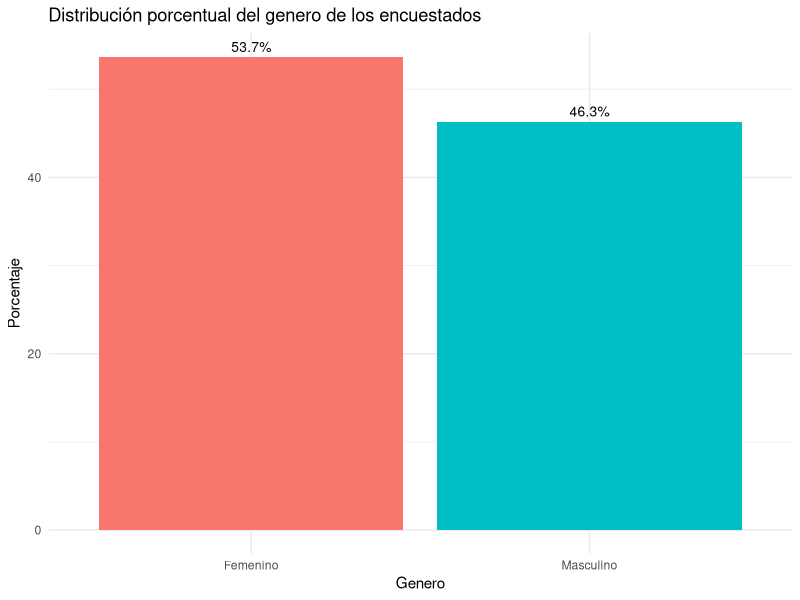
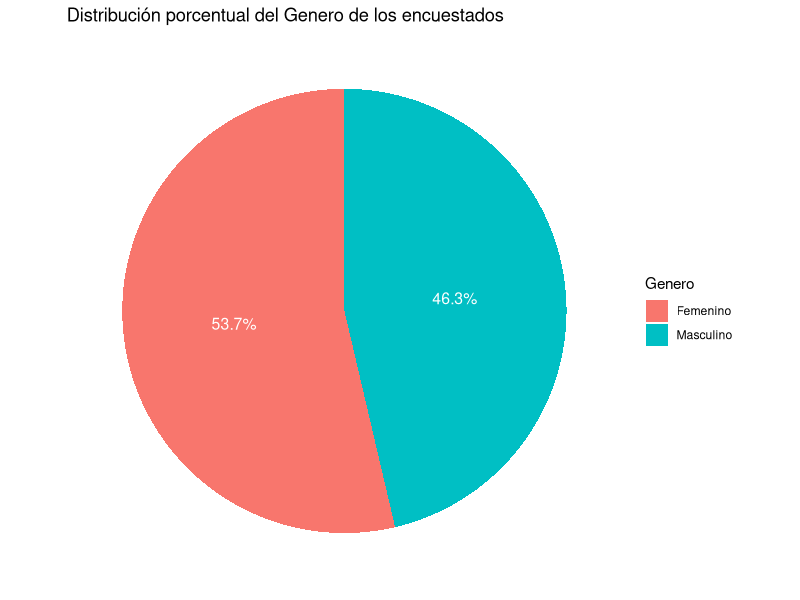
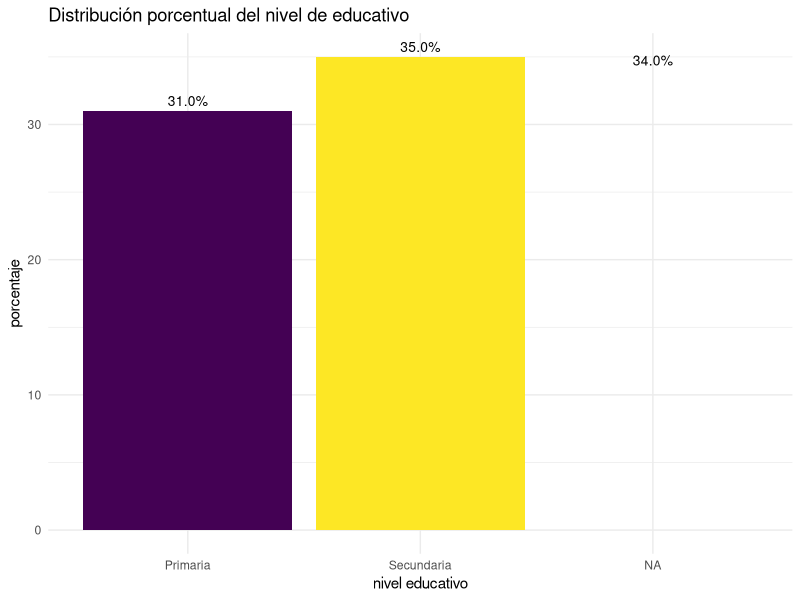
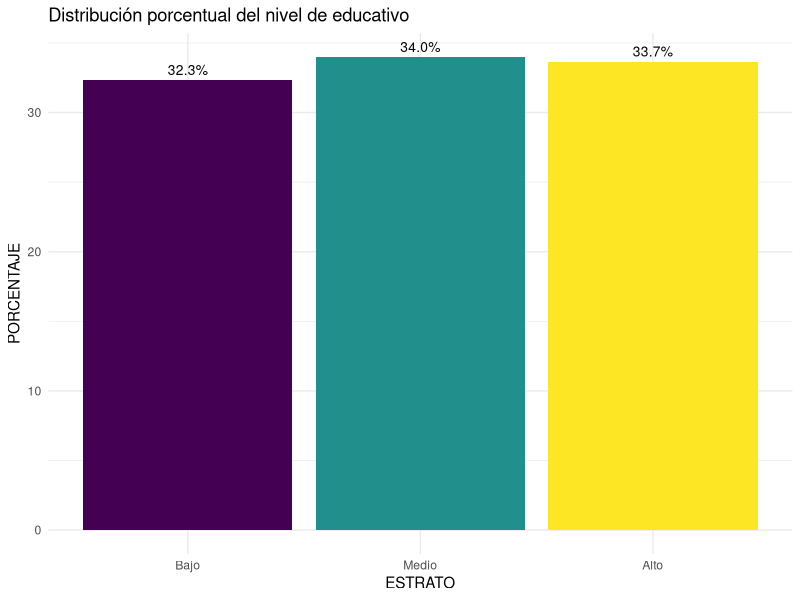
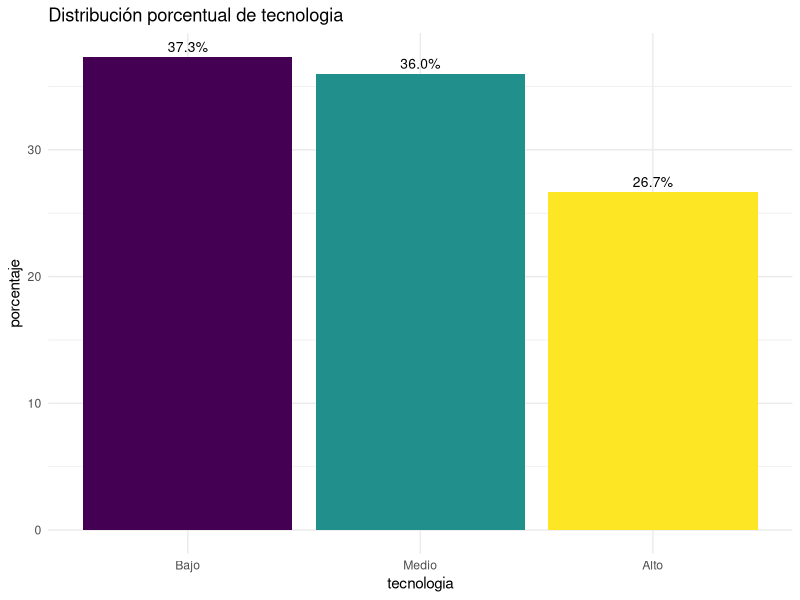
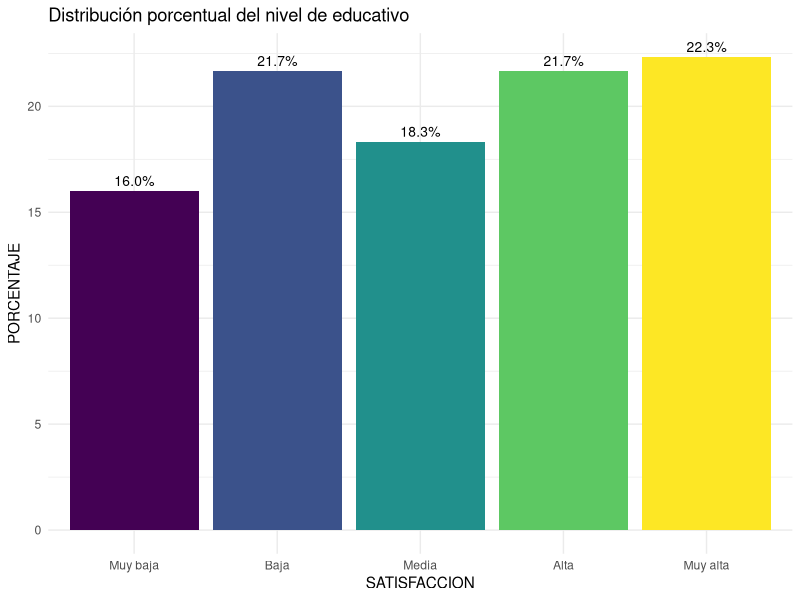
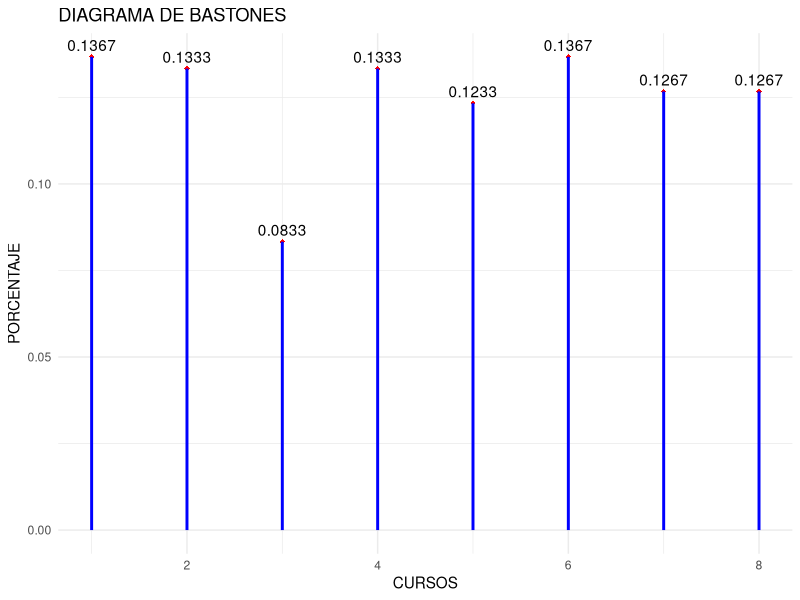
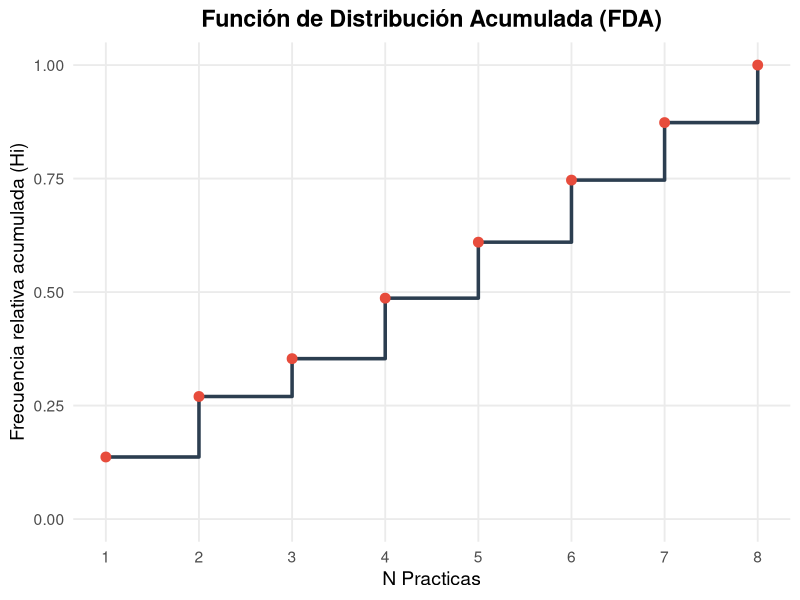

The R script that drew these images, in order:
## ---- chunk 1
options(
  knitr.table.format = "html",
  scipen = 999
)
## ---- chunk 2
ipak <- function(pkg){

  options(repos = c(CRAN="https://cloud.r-project.org"))

  new.pkg <- pkg[!(pkg %in% rownames(installed.packages()))]

  if(length(new.pkg)) install.packages(new.pkg, dependencies = TRUE)

  invisible(lapply(pkg, function(p)
    suppressPackageStartupMessages(library(p, character.only = TRUE))
  ))
}

packages <- c("tidyverse","kableExtra","readxl")

ipak(packages)
## ---- chunk 3
educacion <- read_excel("datos/educacion.xlsx")
## ---- chunk 4
head(educacion)
## ---- chunk 5
educacion %>% names %>% length()
## ---- chunk 6
names(educacion)
## ---- chunk 7
glimpse(educacion)
## ---- chunk 8
educacion$Genero <- as.factor(educacion$Genero)


educacion$Nivel_Educativo <- factor(educacion$Nivel_Educativo, 
                        levels = c("Primaria", "Secundaria", "universidad"), ordered = TRUE)


educacion$Estrato <- factor(educacion$Estrato, 
                         levels = c("Bajo", "Medio", "Alto"), ordered = TRUE)


educacion$Tecnologia <- factor(educacion$Tecnologia, levels = c("Bajo", "Medio", "Alto"), ordered = TRUE)


educacion$Satisfaccion <- factor(educacion$Satisfaccion,levels = c("Muy baja", "Baja", "Media", "Alta", "Muy alta"), ordered = TRUE)
## ---- chunk 9
glimpse(educacion)
## ---- chunk 10
# Crear la tabla original
tabla <- tibble(GENERO = educacion$Genero) %>% 
  group_by(GENERO) %>% 
  summarise(fi = n()) %>%
  mutate(
    hi = round(fi/sum(fi), 4), 
    Porcentaje = paste0(hi*100, "%"),)

# Convertir las columnas a character para evitar conflictos
tabla <- tabla %>% mutate(
  GENERO = as.character(GENERO))

# Añadir la fila de totales
totales <- tibble(
  GENERO = "Total",
  fi = sum(tabla$fi),
  hi = round(sum(tabla$hi), 4),
  Porcentaje = paste0(round(sum(tabla$hi) * 100, 2), "%"))

# Combinar la tabla con los totales
tabla_final <- bind_rows(tabla, totales)

# Mostrar la tabla final con kable
tabla_final %>% 
  knitr::kable(
    col.names = c("GENERO", "fi", "hi", "Porcentaje"), 
    align = c("l", "c", "c", "c"))
## ---- chunk 11
# Cargar las librerías necesarias
library(ggplot2)
library(dplyr)
library(readxl)


# Calcular los porcentajes de cada categoría en la variable Genero
genero_counts <- educacion %>%
  dplyr::count(Genero) %>%
  mutate(porcentaje = n / sum(n) * 100)

# Crear el diagrama de barras
ggplot(genero_counts, aes(x = Genero, y = porcentaje, fill = Genero)) +
  geom_bar(stat = "identity") +
  labs(title = "Distribución porcentual del genero de los encuestados", 
       x = "Genero", 
       y = "Porcentaje") +
  theme_minimal() +
  theme(legend.position = "none") +
  geom_text(aes(label = sprintf("%.1f%%", porcentaje)), 
            vjust = -0.5, 
            color = "black", 
            size = 3.5)
## ---- chunk 12
# Cargar las librerías necesarias
library(ggplot2)
library(dplyr)
library(readxl)



# Calcular los porcentajes de cada categoría en la variable Genero
genero_counts <- educacion %>%
  dplyr::count(Genero) %>%
  mutate(porcentaje = n / sum(n) * 100)

# Crear el diagrama circular
ggplot(genero_counts, aes(x = "", y = porcentaje, fill = Genero)) +
  geom_bar(stat = "identity", width = 1) +
  coord_polar("y") +
  labs(title = "Distribución porcentual del Genero de los encuestados") +
  theme_minimal() +
  theme(axis.title.x = element_blank(),
        axis.title.y = element_blank(),
        panel.grid = element_blank(),
        axis.text.x = element_blank()) +
  geom_text(aes(label = sprintf("%.1f%%", porcentaje)), 
            position = position_stack(vjust = 0.5), 
            color = "white", 
            size = 4)
## ---- chunk 13
# Crear la tabla original
tabla <- tibble(educativo = educacion$Nivel_Educativo) %>% 
  group_by(educativo) %>% 
  summarise(fi = n()) %>%
  mutate(
    hi = round(fi/sum(fi), 4), 
    Porcentaje = paste0(hi*100, "%"),
    Fi = cumsum(fi),
    Hi = cumsum(hi)
  )

# Convertir las columnas Fucion, Fi, y Hi a character para evitar conflictos
tabla <- tabla %>% mutate(
  educativo = as.character(educativo),
  Fi = as.character(Fi),
  Hi = as.character(Hi)
)

# Añadir la fila de totales, dejando Fi y Hi vacíos
totales <- tibble(
  educativo = "Total",
  fi = sum(tabla$fi),
  hi = round(sum(tabla$hi), 4),
  Porcentaje = paste0(round(sum(tabla$hi) * 100, 2), "%"),
  Fi = "",  # Puedes dejar en blanco o usar un valor numérico
  Hi = ""   # Puedes dejar en blanco o usar un valor numérico
)

# Combinar la tabla con los totales
tabla_final <- bind_rows(tabla, totales)

# Mostrar la tabla final con kable
tabla_final %>% 
  knitr::kable(
    col.names = c("NIVEL EDUCATIVO", "fi", "hi", "PORCENTAJE", "Fi", "Hi"), 
    align = c("l", "c", "c", "c", "c", "c")
  )
## ---- chunk 14
# Cargar las librerías necesarias
library(ggplot2)
library(dplyr)
library(readxl)


# Calcular los porcentajes de cada categoría en la variable DEPORTE
educativo_counts <- educacion %>%
  dplyr::count(Nivel_Educativo) %>%
  mutate(porcentaje = n / sum(n) * 100)

# Crear el diagrama de barras
ggplot(educativo_counts, aes(x = Nivel_Educativo, y = porcentaje, fill = Nivel_Educativo)) +
  geom_bar(stat = "identity") +
  labs(title = "Distribución porcentual del nivel de educativo", 
       x = "nivel educativo", 
       y = "porcentaje") +
  theme_minimal() +
  theme(legend.position = "none") +
  geom_text(aes(label = sprintf("%.1f%%", porcentaje)), 
            vjust = -0.5, 
            color = "black", 
            size = 3.5)
## ---- chunk 15
# Crear la tabla original
tabla <- tibble(educativo = educacion$Estrato) %>% 
  group_by(educativo) %>% 
  summarise(fi = n()) %>%
  mutate(
    hi = round(fi/sum(fi), 4), 
    Porcentaje = paste0(hi*100, "%"),
    Fi = cumsum(fi),
    Hi = cumsum(hi)
  )

# Convertir las columnas Fucion, Fi, y Hi a character para evitar conflictos
tabla <- tabla %>% mutate(
  educativo = as.character(educativo),
  Fi = as.character(Fi),
  Hi = as.character(Hi)
)

# Añadir la fila de totales, dejando Fi y Hi vacíos
totales <- tibble(
  educativo = "Total",
  fi = sum(tabla$fi),
  hi = round(sum(tabla$hi), 4),
  Porcentaje = paste0(round(sum(tabla$hi) * 100, 2), "%"),
  Fi = "",  # Puedes dejar en blanco o usar un valor numérico
  Hi = ""   # Puedes dejar en blanco o usar un valor numérico
)

# Combinar la tabla con los totales
tabla_final <- bind_rows(tabla, totales)

# Mostrar la tabla final con kable
tabla_final %>% 
  knitr::kable(
    col.names = c("ESTRATO", "fi", "hi", "PORCENTAJE", "Fi", "Hi"), 
    align = c("l", "c", "c", "c", "c", "c")
  )
## ---- chunk 16
# Cargar las librerías necesarias
library(ggplot2)
library(dplyr)
library(readxl)


# Calcular los porcentajes de cada categoría en la variable DEPORTE
educativo_counts <- educacion %>%
  dplyr::count(Estrato) %>%
  mutate(porcentaje = n / sum(n) * 100)

# Crear el diagrama de barras
ggplot(educativo_counts, aes(x = Estrato, y = porcentaje, fill = Estrato)) +
  geom_bar(stat = "identity") +
  labs(title = "Distribución porcentual del nivel de educativo", 
       x = "ESTRATO", 
       y = "PORCENTAJE") +
  theme_minimal() +
  theme(legend.position = "none") +
  geom_text(aes(label = sprintf("%.1f%%", porcentaje)), 
            vjust = -0.5, 
            color = "black", 
            size = 3.5)
## ---- chunk 17
# Crear la tabla original
tabla <- tibble(educativo = educacion$Tecnologia) %>% 
  group_by(educativo) %>% 
  summarise(fi = n()) %>%
  mutate(
    hi = round(fi/sum(fi), 4), 
    Porcentaje = paste0(hi*100, "%"),
    Fi = cumsum(fi),
    Hi = cumsum(hi)
  )

# Convertir las columnas Fucion, Fi, y Hi a character para evitar conflictos
tabla <- tabla %>% mutate(
  educativo = as.character(educativo),
  Fi = as.character(Fi),
  Hi = as.character(Hi)
)

# Añadir la fila de totales, dejando Fi y Hi vacíos
totales <- tibble(
  educativo = "Total",
  fi = sum(tabla$fi),
  hi = round(sum(tabla$hi), 4),
  Porcentaje = paste0(round(sum(tabla$hi) * 100, 2), "%"),
  Fi = "",  # Puedes dejar en blanco o usar un valor numérico
  Hi = ""   # Puedes dejar en blanco o usar un valor numérico
)

# Combinar la tabla con los totales
tabla_final <- bind_rows(tabla, totales)

# Mostrar la tabla final con kable
tabla_final %>% 
  knitr::kable(
    col.names = c("TECNOLOGIA", "fi", "hi", "PORCENTAJE", "Fi", "Hi"), 
    align = c("l", "c", "c", "c", "c", "c")
  )
## ---- chunk 18
# Cargar las librerías necesarias
library(ggplot2)
library(dplyr)
library(readxl)


# Calcular los porcentajes de cada categoría en la variable DEPORTE
educativo_counts <- educacion %>%
  dplyr::count(Tecnologia) %>%
  mutate(porcentaje = n / sum(n) * 100)

# Crear el diagrama de barras
ggplot(educativo_counts, aes(x = Tecnologia, y = porcentaje, fill = Tecnologia)) +
  geom_bar(stat = "identity") +
  labs(title = "Distribución porcentual de tecnologia", 
       x = "tecnologia", 
       y = "porcentaje") +
  theme_minimal() +
  theme(legend.position = "none") +
  geom_text(aes(label = sprintf("%.1f%%", porcentaje)), 
            vjust = -0.5, 
            color = "black", 
            size = 3.5)
## ---- chunk 19
# Crear la tabla original
tabla <- tibble(educativo = educacion$Satisfaccion) %>% 
  group_by(educativo) %>% 
  summarise(fi = n()) %>%
  mutate(
    hi = round(fi/sum(fi), 4), 
    Porcentaje = paste0(hi*100, "%"),
    Fi = cumsum(fi),
    Hi = cumsum(hi)
  )

# Convertir las columnas Fucion, Fi, y Hi a character para evitar conflictos
tabla <- tabla %>% mutate(
  educativo = as.character(educativo),
  Fi = as.character(Fi),
  Hi = as.character(Hi)
)

# Añadir la fila de totales, dejando Fi y Hi vacíos
totales <- tibble(
  educativo = "Total",
  fi = sum(tabla$fi),
  hi = round(sum(tabla$hi), 4),
  Porcentaje = paste0(round(sum(tabla$hi) * 100, 2), "%"),
  Fi = "",  # Puedes dejar en blanco o usar un valor numérico
  Hi = ""   # Puedes dejar en blanco o usar un valor numérico
)

# Combinar la tabla con los totales
tabla_final <- bind_rows(tabla, totales)

# Mostrar la tabla final con kable
tabla_final %>% 
  knitr::kable(
    col.names = c("SATISFACCION", "fi", "hi", "PORCENTAJE", "Fi", "Hi"), 
    align = c("l", "c", "c", "c", "c", "c")
  )
## ---- chunk 20
# Cargar las librerías necesarias
library(ggplot2)
library(dplyr)
library(readxl)


# Calcular los porcentajes de cada categoría en la variable DEPORTE
educativo_counts <- educacion %>%
  dplyr::count(Satisfaccion) %>%
  mutate(porcentaje = n / sum(n) * 100)

# Crear el diagrama de barras
ggplot(educativo_counts, aes(x = Satisfaccion, y = porcentaje, fill = Satisfaccion)) +
  geom_bar(stat = "identity") +
  labs(title = "Distribución porcentual del nivel de educativo", 
       x = "SATISFACCION", 
       y = "PORCENTAJE") +
  theme_minimal() +
  theme(legend.position = "none") +
  geom_text(aes(label = sprintf("%.1f%%", porcentaje)), 
            vjust = -0.5, 
            color = "black", 
            size = 3.5)
## ---- chunk 21
# Crear la tabla original
tabla <- tibble(CURSOS = educacion$Cursos) %>% 
  group_by(CURSOS) %>% 
  summarise(fi = n()) %>%
  mutate(
    hi = round(fi/sum(fi), 4), 
    PORCENTAJE = paste0(hi*100, "%"),
    Fi = cumsum(fi),
    Hi = cumsum(hi)
  )

# Convertir las columnas Personas, Fi, y Hi a character para evitar conflictos
tabla <- tabla %>% mutate(
  CURSOS = as.character(CURSOS),
  Fi = as.character(Fi),
  Hi = as.character(Hi)
)

# Añadir la fila de totales, dejando Fi y Hi vacíos
totales <- tibble(
  CURSOS = "Total",
  fi = sum(tabla$fi),
  hi = round(sum(tabla$hi), 2),
  PORCENTAJE = paste0(round(sum(tabla$hi) * 100, 2), "%"),
  Fi = "",  # Puedes dejar en blanco o usar un valor numérico
  Hi = ""   # Puedes dejar en blanco o usar un valor numérico
)

# Combinar la tabla con los totales
tabla_final <- bind_rows(tabla, totales)

# Mostrar la tabla final con kable
tabla_final %>% 
  knitr::kable(
    col.names = c("N CURSOS", "fi", "hi", "PORCENTAJE", "Fi", "Hi"), 
    align = c("l", "r", "r", "r", "r", "r")
  )
## ---- chunk 22
# valores de la variable
x <- c(1, 2, 3, 4, 5, 6, 7, 8)
# f.m.p.
fx <- c(0.1367, 0.1333, 0.0833, 0.1333, 0.1233, 0.1367, 0.1267, 0.1267)

# Crear un dataframe con los datos
df <- data.frame(x = x, fx = fx)

# Gráfico con ggplot2
ggplot(df, aes(x = x, y = fx)) +
  geom_point(shape = 18, color = "red") +
  geom_segment(aes(xend = x, yend = 0), size = 1, color = "blue") +
  labs(x = "CURSOS", y = "PORCENTAJE", title = "DIAGRAMA DE BASTONES") +
  theme_minimal() +
  geom_text(aes(label = fx), vjust = -0.5)
## ---- chunk 23
# Cargar librerías
library(ggplot2)
library(tibble)

# Crear datos
df <- tibble(
  x = c(1, 2, 3, 4, 5, 6, 7, 8),
  Hi = c(0.1367, 0.27, 0.3533, 0.4866, 0.6099, 0.7466, 0.8733, 1)
)

# Gráfica de función de distribución acumulada
ggplot(df, aes(x = x, y = Hi)) +
  geom_step(color = "#2C3E50", size = 1.2) +        # línea escalonada (CDF)
  geom_point(color = "#E74C3C", size = 3) +         # puntos
  scale_x_continuous(breaks = df$x) +
  scale_y_continuous(limits = c(0, 1)) +
  labs(
    title = "Función de Distribución Acumulada (FDA)",
    x = "N Practicas",
    y = "Frecuencia relativa acumulada (Hi)"
  ) +
  theme_minimal(base_size = 14) +
  theme(
    plot.title = element_text(face = "bold", hjust = 0.5),
    panel.grid.minor = element_blank()
  )
## ---- chunk 24
Min <- min(educacion$Horas)
Min
## ---- chunk 25
Max <- max(educacion$Horas)
Max
## ---- chunk 26
R <- Max-Min
R
## ---- chunk 27
m <- ceiling(1 + 3.322*log10(nrow(educacion)))
m
## ---- chunk 28
A <- ceiling((R/m) * 1) / 1
A
## ---- chunk 29
RC <- A*m

RC
## ---- chunk 30
D <- RC-R
D
## ---- chunk 31
Xmin <- Min-4
Xmin
## ---- chunk 32
Xmax <- Max+4
Xmax
## ---- chunk 33
library(dplyr)
library(kableExtra)

m1 <- (Xmin+(Xmin+A))/2

interv = cut(x = educacion$Horas, breaks = seq(Xmin, Xmax, by = A), include.lowest = TRUE)

tabla <- tibble(HORAS = interv) %>% 
  group_by(HORAS) %>% 
  summarise(fi = n()) %>% 
  mutate(hi = fi / sum(fi)) %>% 
  mutate(
    mi = seq(m1, by = A, length.out = n()) %>% as.character(),
    Fi = cumsum(fi) %>% as.character(),
    Hi = cumsum(fi / sum(fi)) %>% as.character()
  ) %>% 
  relocate(HORAS, mi, fi)


# Agregar la fila total con casillas en blanco
tabla <- tabla %>% 
  add_row(HORAS = "Total", mi = "", fi = sum(tabla$fi), hi = sum(tabla$hi), Fi = "", Hi = "")

# Generar la tabla con knitr::kable y agregar título
tabla %>% 
  knitr::kable(
    col.names = c("HORAS", "mi", "fi", "hi", "Fi", "Hi"), 
    align = c("l", "r", "r", "r", "r", "r")
  ) %>% 
  kableExtra::kable_styling(full_width = FALSE) %>% 
  kableExtra::add_header_above(c("Distribuciones de frecuencias para la variable HORAS" = 6))
## ---- chunk 34
# Librerías
library(ggplot2)

# Dataframe (tus datos)
horas <- data.frame(
  li = c(14, 19, 24, 29, 34, 39, 44, 49, 54, 59),
  ls = c(19, 24, 29, 34, 39, 44, 49, 54, 59, 64),
  fi = c(6, 18, 24, 25, 23, 24, 30, 24, 21, 5)
)

# Histograma real con intervalos
ggplot(horas) +
  geom_rect(aes(
    xmin = li,
    xmax = ls,
    ymin = 0,
    ymax = fi
  ),
  fill = "steelblue",
  color = "black"
  ) +
  labs(
    title = "Histograma de las horas de los encuestados",
    x = "horas",
    y = "Frecuencia"
  ) +
  theme_minimal(base_size = 14) +
  theme(
    plot.title = element_text(hjust = 0.5, face = "bold")
  )
## ---- chunk 35
library(dplyr)
library(ggplot2)
library(tibble)

edad <- tibble(
  li = c(14, 19, 24, 29, 34, 39, 44, 49, 54, 59),
  ls = c(19, 24, 29, 34, 39, 44, 49, 54, 59, 64),
  fi = c(6, 18, 24, 25, 23, 24, 30, 24, 21, 5)
)

# Calcular acumuladas
Horas <- horas %>% 
  mutate(
    Fi = cumsum(fi),
    Hi = Fi / sum(fi)
  )

# Graficar ojiva
ggplot(Horas, aes(x = ls, y = Hi)) +
  geom_line(color = "blue", size = 1) +
  geom_point(color = "red", size = 2) +
  labs(
    title = "Ojiva de las Horas de los encuestados",
    x = "Edad (límite superior del intervalo)",
    y = "Frecuencia acumulada relativa"
  ) +
  scale_y_continuous(labels = scales::percent) +
  theme_minimal()
## ---- chunk 36
# Librerías
library(dplyr)

# Supongamos que tu tabla de frecuencias está así:
horas <- data.frame(
  mi = c(16.5, 21.5, 26.5, 31.5, 36.5, 41.5, 46.5, 51.5, 56.5, 61.5),
  fi = c(6, 18, 24, 25, 23, 24, 30, 24, 21, 5)
)

# Expandir los datos según la frecuencia
horas_expandida <- horas %>%
  slice(rep(1:n(), fi))

# Calcular densidad sobre la columna Horas (mi)
dens <- density(horas_expandida$mi)

# Graficar densidad
plot(dens,
     main = "Curva de densidad para Horas",
     xlab = "Horas",
     ylab = "Densidad",
     col = "darkgreen",
     lwd = 2)

# Rellenar el área bajo la curva
polygon(dens, col = rgb(0, 0.6, 0, 0.4), border = "darkgreen")

## ---- chunk 37
Min <- min(educacion$Promedio)
Min
## ---- chunk 38
Max <- max(educacion$Promedio)
Max
## ---- chunk 39
R <- Max-Min
R
## ---- chunk 40
m <- ceiling(1 + 3.322*log10(nrow(educacion)))
m
## ---- chunk 41
A <- ceiling((R/m) * 1) / 1
A
## ---- chunk 42
RC <- A*m
RC

## ---- chunk 43
D <- RC-R
D
## ---- chunk 44
Xmin <- Min-4
Xmin
## ---- chunk 45
Xmax <- Max+4
Xmax
## ---- chunk 46
library(dplyr)
library(kableExtra)

m1 <- (Xmin+(Xmin+A))/2

interv = cut(x = educacion$Promedio, breaks = seq(Xmin, Xmax, by = A), include.lowest = TRUE)

tabla <- tibble(PROMEDIO = interv) %>% 
  group_by(PROMEDIO) %>% 
  summarise(fi = n()) %>% 
  mutate(hi = fi / sum(fi)) %>% 
  mutate(
    mi = seq(m1, by = A, length.out = n()) %>% as.character(),
    Fi = cumsum(fi) %>% as.character(),
    Hi = cumsum(fi / sum(fi)) %>% as.character()
  ) %>% 
  relocate(PROMEDIO, mi, fi)


# Agregar la fila total con casillas en blanco
tabla <- tabla %>% 
  add_row(PROMEDIO = "Total", mi = "", fi = sum(tabla$fi), hi = sum(tabla$hi), Fi = "", Hi = "")

# Generar la tabla con knitr::kable y agregar título
tabla %>% 
  knitr::kable(
    col.names = c("PROMEDIO", "mi", "fi", "hi", "Fi", "Hi"), 
    align = c("l", "r", "r", "r", "r", "r")
  ) %>% 
  kableExtra::kable_styling(full_width = FALSE) %>% 
  kableExtra::add_header_above(c("Distribuciones de frecuencias para la variable PROMEDIO" = 6))
## ---- chunk 47
# Librerías
library(ggplot2)

# Dataframe con tu tabla de frecuencias del Promedio
promedio <- data.frame(
  li = c(0.03, 1.03, 2.03, 3.03, 4.03),
  ls = c(1.03, 2.03, 3.03, 4.03, 5.03),
  fi = c(1, 80, 61, 81, 77)
)

# Histograma real con intervalos
ggplot(promedio) +
  geom_rect(aes(
    xmin = li,
    xmax = ls,
    ymin = 0,
    ymax = fi
  ),
  fill = "steelblue",
  color = "black"
  ) +
  labs(
    title = "Histograma del Promedio de los encuestados",
    x = "Promedio",
    y = "Frecuencia"
  ) +
  theme_minimal(base_size = 14) +
  theme(
    plot.title = element_text(hjust = 0.5, face = "bold")
)

## ---- chunk 48
library(dplyr)
library(ggplot2)
library(tibble)

promedio <- tibble(
  li = c(0.03, 1.03, 2.03, 3.03, 4.03),
  ls = c(1.03, 2.03, 3.03, 4.03, 5.03),
  fi = c(1, 80, 61, 81, 77)
)

# Calcular acumuladas
Promedio <- promedio %>% 
  mutate(
    Fi = cumsum(fi),
    Hi = Fi / sum(fi)
  )

# Graficar ojiva
ggplot(Promedio, aes(x = ls, y = Hi)) +
  geom_line(color = "blue", size = 1) +
  geom_point(color = "red", size = 2) +
  labs(
    title = "Ojiva del Promedio de los encuestados",
    x = "Promedio (límite superior del intervalo)",
    y = "Frecuencia acumulada relativa"
  ) +
  scale_y_continuous(labels = scales::percent) +
  theme_minimal()
## ---- chunk 49
# Librerías
library(dplyr)

# Tabla de frecuencias del Promedio
promedio <- data.frame(
  mi = c(-2.47, -1.47, -0.47, 0.53, 1.53),   # puntos medios
  fi = c(1, 80, 61, 81, 77)                  # frecuencias absolutas
)

# Expandir los datos según la frecuencia
promedio_expandido <- promedio %>%
  slice(rep(1:n(), fi))

# Calcular densidad
dens <- density(promedio_expandido$mi)

# Graficar densidad
plot(dens,
     main = "Curva de densidad para la variable Promedio",
     xlab = "Promedio",
     ylab = "Densidad",
     col = "darkblue",
     lwd = 2)

# Rellenar el área bajo la curva
polygon(dens, col = rgb(0, 0, 1, 0.4), border = "darkblue")

## ---- chunk 50
Min <- min(educacion$Asistencia)
Min
## ---- chunk 51
Max <- max(educacion$Asistencia)
Max
## ---- chunk 52
R <- Max-Min
R
## ---- chunk 53
m <- ceiling(1 + 3.322*log10(nrow(educacion)))
m
## ---- chunk 54
A <- ceiling((R/m) * 1) / 1
A
## ---- chunk 55
RC <- A*m
RC
## ---- chunk 56
D <- RC-R
D
## ---- chunk 57
Xmin <- Min-4
Xmin
## ---- chunk 58
Xmax <- Max+4
Xmax
## ---- chunk 59
library(dplyr)
library(kableExtra)

m1 <- (Xmin+(Xmin+A))/2

interv = cut(x = educacion$Asistencia, breaks = seq(Xmin, Xmax, by = A), include.lowest = TRUE)

tabla <- tibble(Asistencia = interv) %>% 
  group_by(Asistencia) %>% 
  summarise(fi = n()) %>% 
  mutate(hi = fi / sum(fi)) %>% 
  mutate(
    mi = seq(m1, by = A, length.out = n()) %>% as.character(),
    Fi = cumsum(fi) %>% as.character(),
    Hi = cumsum(fi / sum(fi)) %>% as.character()
  ) %>% 
  relocate(Asistencia, mi, fi)


# Agregar la fila total con casillas en blanco
tabla <- tabla %>% 
  add_row(Asistencia = "Total", mi = "", fi = sum(tabla$fi), hi = sum(tabla$hi), Fi = "", Hi = "")

# Generar la tabla con knitr::kable y agregar título
tabla %>% 
  knitr::kable(
    col.names = c("asistencia", "mi", "fi", "hi", "Fi", "Hi"), 
    align = c("l", "r", "r", "r", "r", "r")
  ) %>% 
  kableExtra::kable_styling(full_width = FALSE) %>% 
  kableExtra::add_header_above(c("Distribuciones de frecuencias para la variable Asistencia" = 6))
## ---- chunk 60
# Librerías
library(ggplot2)

# Dataframe
Asistencia <- data.frame(
  li = c(46.2, 51.2, 56.2, 61.2, 66.2, 71.2, 76.2, 81.2, 86.2, 91.2, 96.2),
  ls = c(51.2, 56.2, 61.2, 66.2, 71.2, 76.2, 81.2, 86.2, 91.2, 96.2, 101),
  fi = c(9, 35, 31, 33, 23, 20, 15, 41, 27, 40, 26)
)

# Histograma
ggplot(Asistencia) +
  geom_rect(aes(
    xmin = li,
    xmax = ls,
    ymin = 0,
    ymax = fi
  ),
  fill = "steelblue",
  color = "black"
  ) +
  labs(
    title = "Histograma de las Asistencia",
    x = "Asistencia",
    y = "Frecuencia"
  ) +
  theme_minimal(base_size = 14) +
  theme(
    plot.title = element_text(hjust = 0.5, face = "bold")
  )
## ---- chunk 61
library(dplyr)
library(ggplot2)
library(tibble)

Asistencia <- tibble(
  li = c(46.2, 51.2, 56.2, 61.2, 66.2, 71.2, 76.2, 81.2, 86.2, 91.2, 96.2),
  ls = c(51.2, 56.2, 61.2, 66.2, 71.2, 76.2, 81.2, 86.2, 91.2, 96.2, 101),
  fi = c(9, 35, 31, 33, 23, 20, 15, 41, 27, 40, 26)
)

# Calcular acumuladas
Asistencia <- Asistencia %>% 
  mutate(
    Fi = cumsum(fi),
    Hi = Fi / sum(fi)
  )

# Graficar ojiva
ggplot(Promedio, aes(x = ls, y = Hi)) +
  geom_line(color = "blue", size = 1) +
  geom_point(color = "red", size = 2) +
  labs(
    title = "Ojiva de las Asistencias de los encuestados",
    x = "Asistencia (límite superior del intervalo)",
    y = "Frecuencia acumulada relativa"
  ) +
  scale_y_continuous(labels = scales::percent) +
  theme_minimal()
## ---- chunk 62
# Librerías
library(dplyr)

# Tabla de frecuencias de Asistencia (ejemplo con tus datos)
asistencia <- data.frame(
  mi = c(48.67, 53.67, 58.67, 63.67, 68.67, 73.67, 78.67, 83.67, 88.67, 93.67, 98.67), # puntos medios
  fi = c(9, 35, 31, 33, 23, 20, 15, 41, 27, 40, 26)                                   # frecuencias absolutas
)

# Expandir los datos según la frecuencia
asistencia_expandida <- asistencia %>%
  slice(rep(1:n(), fi))

# Calcular densidad
dens <- density(asistencia_expandida$mi)

# Graficar densidad
plot(dens,
     main = "Curva de densidad para la variable Asistencia",
     xlab = "Asistencia",
     ylab = "Densidad",
     col = "darkgreen",
     lwd = 2)

# Rellenar el área bajo la curva
polygon(dens, col = rgb(0, 1, 0, 0.4), border = "darkgreen")

## ---- chunk 63
# Cargar las bibliotecas necesarias
library(dplyr)
library(readxl)
library(kableExtra)

# Crear una tabla de contingencia con Nivel Educativo y Satisfaccion
table_deporte_desempeño <- table(educacion$Nivel_Educativo, educacion$Satisfaccion)

# Convertir la tabla a un data frame para facilitar el manejo de datos
table_df <- as.data.frame.matrix(table_deporte_desempeño)

# Calcular los totales por fila
table_df$Total <- rowSums(table_df)

# Calcular los totales por columna (incluyendo la columna Total)
totales_col <- colSums(table_df)

# Crear fila de totales con las mismas columnas
fila_total <- as.data.frame(t(totales_col))
rownames(fila_total) <- "Total"

# Añadir la fila de totales al final de la tabla
table_df <- rbind(table_df, fila_total)

# Mostrar la tabla con kableExtra, resaltando la fila de Totales
table_df %>%
  kable("html", caption = "Tabla de Frecuencias absolutas de Satisfacción vs Nivel educativo de los encuestados") %>%
  kable_styling(bootstrap_options = c("striped", "hover", "condensed", "responsive"),
                full_width = F, position = "center") %>%
  row_spec(nrow(table_df), bold = T, color = "white", background = "green")
## ---- chunk 64
# Cargar las bibliotecas necesarias
library(dplyr)
library(readxl)
library(kableExtra)


# Crear una tabla de contingencia con Satisfaccion y Nivel Educativo
table_deporte_desempeño <- table(educacion$Nivel_Educativo, educacion$Satisfaccion)

# Convertir la tabla a un data frame para facilitar el manejo de datos
table_df <- as.data.frame.matrix(table_deporte_desempeño)

# Calcular el total general para las frecuencias relativas
total_fi <- sum(table_df)  # Total general para todas las celdas

# Calcular las frecuencias relativas
table_df <- table_df / total_fi  # Dividir cada valor por el total general para obtener la frecuencia relativa

# Calcular los totales de frecuencia relativa por fila y columna
table_df$Total <- rowSums(table_df)  # Totales por fila (frecuencias relativas)
total_column <- colSums(table_df)  # Totales por columna (frecuencias relativas)

# Añadir una fila de totales al final de la tabla
table_df <- rbind(table_df, Total = total_column)

# Mostrar la tabla con kableExtra, aplicando color solo a la fila de Totales
table_df %>%
  kable("html", caption = "Tabla de Frecuencias Relativas de Satisfaccion vs Nivel Educativo de los encuestados") %>%
  kable_styling(bootstrap_options = c("striped", "hover", "condensed", "responsive"),
                full_width = F, position = "center") %>%
  row_spec(nrow(table_df), bold = T, color = "white", background = "green")  # Resaltar solo la fila de Totales
## ---- chunk 65
# Librerías
library(ggplot2)
library(dplyr)
library(readxl)

# Calcular los porcentajes de cada categoría de Satisfacción dentro de cada Nivel Educativo
data_porcentaje <- educacion %>%
  count(Nivel_Educativo, Satisfaccion) %>%
  group_by(Nivel_Educativo) %>%
  mutate(porcentaje = n / sum(n) * 100)

# Crear el diagrama de barras conjuntas con porcentajes
ggplot(data_porcentaje, aes(x = Nivel_Educativo, y = porcentaje, fill = Satisfaccion)) +
  geom_bar(stat = "identity", position = "dodge") +  # Usa "stack" si prefieres barras apiladas
  labs(title = "Distribución porcentual de la Satisfacción según el Nivel Educativo",
       x = "Nivel Educativo",
       y = "Porcentaje",
       fill = "Satisfacción") +
  theme_minimal() +
  geom_text(aes(label = sprintf("%.1f%%", porcentaje)), 
            position = position_dodge(0.9), 
            vjust = -0.5, 
            size = 3)

## ---- chunk 66
# Cargar las librerías necesarias
library(ggplot2)
library(dplyr)
library(readxl)

# Calcular los porcentajes de cada categoría de Satisfacción dentro de cada Nivel Educativo
data_porcentaje <- educacion %>%
  count(Nivel_Educativo, Satisfaccion) %>%
  group_by(Nivel_Educativo) %>%
  mutate(porcentaje = n / sum(n) * 100)

# Crear el diagrama de barras apiladas con porcentajes
ggplot(data_porcentaje, aes(x = Nivel_Educativo, y = porcentaje, fill = Satisfaccion)) +
  geom_bar(stat = "identity", position = "stack") +
  labs(title = "Distribución porcentual de la Satisfacción por Nivel Educativo",
       x = "Nivel Educativo",
       y = "Porcentaje",
       fill = "Satisfacción") +
  theme_minimal() +
  geom_text(aes(label = sprintf("%.1f%%", porcentaje)), 
            position = position_stack(vjust = 0.5), 
            color = "white",
            size = 3)

## ---- chunk 67
# Cargar las librerías necesarias
library(ggplot2)
library(dplyr)
library(readxl)

# Calcular los porcentajes de cada categoría de Satisfacción dentro de cada Nivel Educativo
data_porcentaje <- educacion %>%
  count(Nivel_Educativo, Satisfaccion) %>%
  group_by(Nivel_Educativo) %>%
  mutate(porcentaje = n / sum(n) * 100)

# Crear el diagrama de barras apiladas en forma horizontal con porcentajes
ggplot(data_porcentaje, aes(x = Nivel_Educativo, y = porcentaje, fill = Satisfaccion)) +
  geom_bar(stat = "identity", position = "stack") +
  labs(title = "Distribución porcentual de la Satisfacción por Nivel Educativo",
       x = "Nivel Educativo",
       y = "Porcentaje",
       fill = "Satisfacción") +
  theme_minimal() +
  geom_text(aes(label = sprintf("%.1f%%", porcentaje)), 
            position = position_stack(vjust = 0.5), 
            color = "white",
            size = 3) +
  coord_flip()
